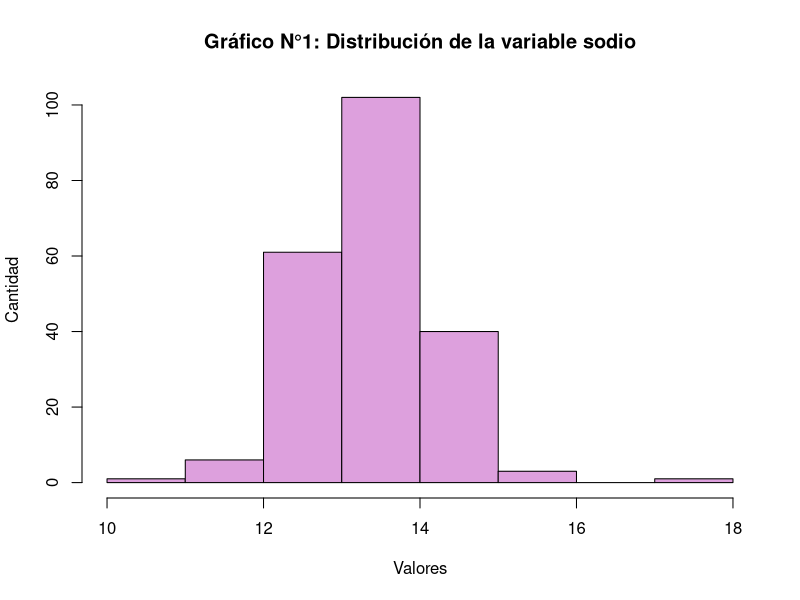
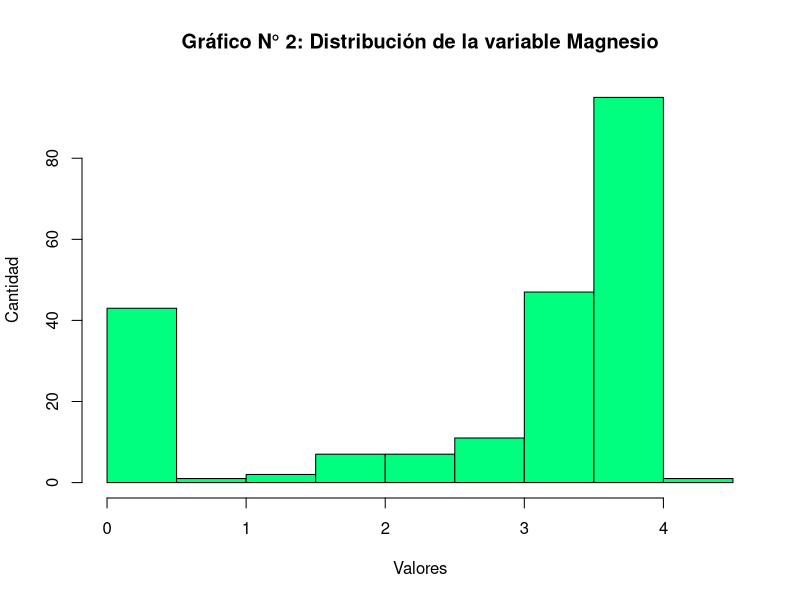
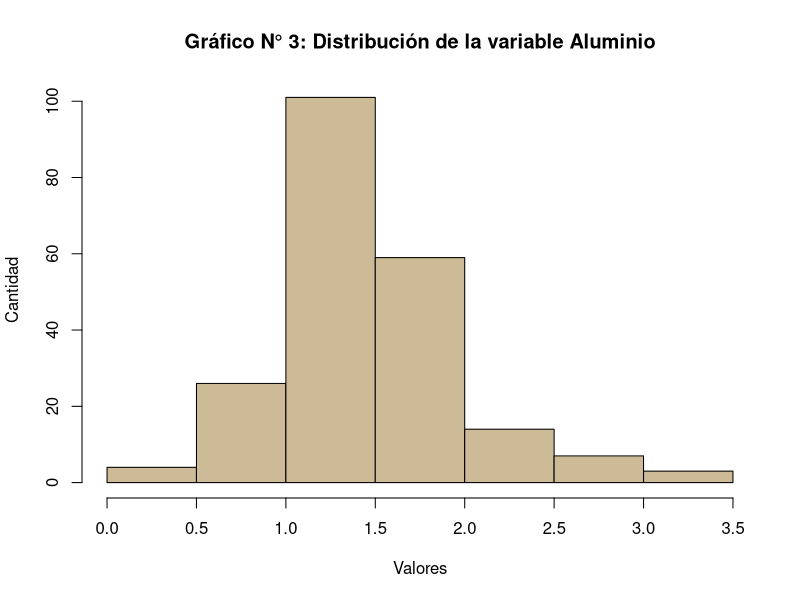
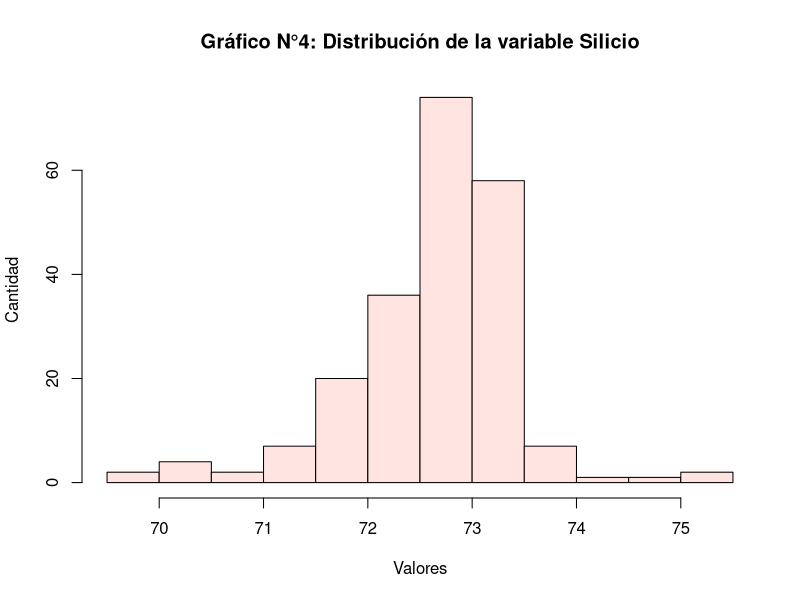
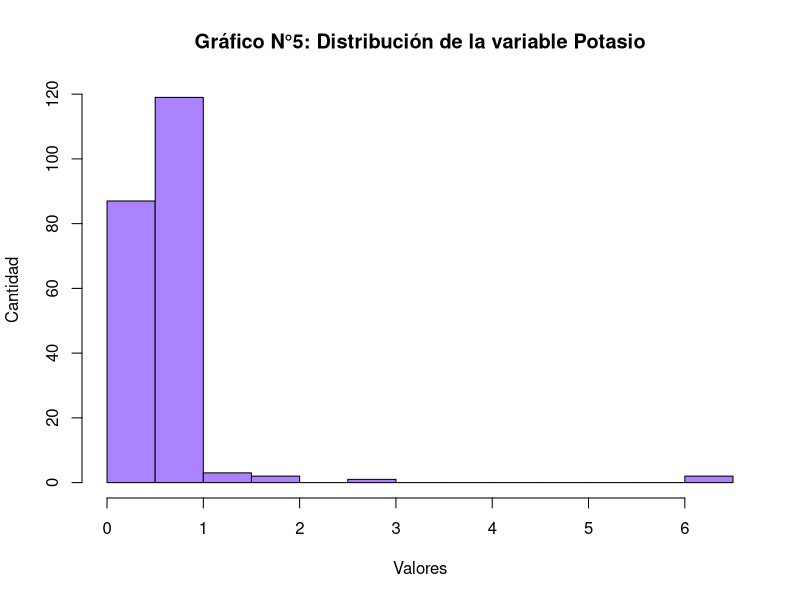
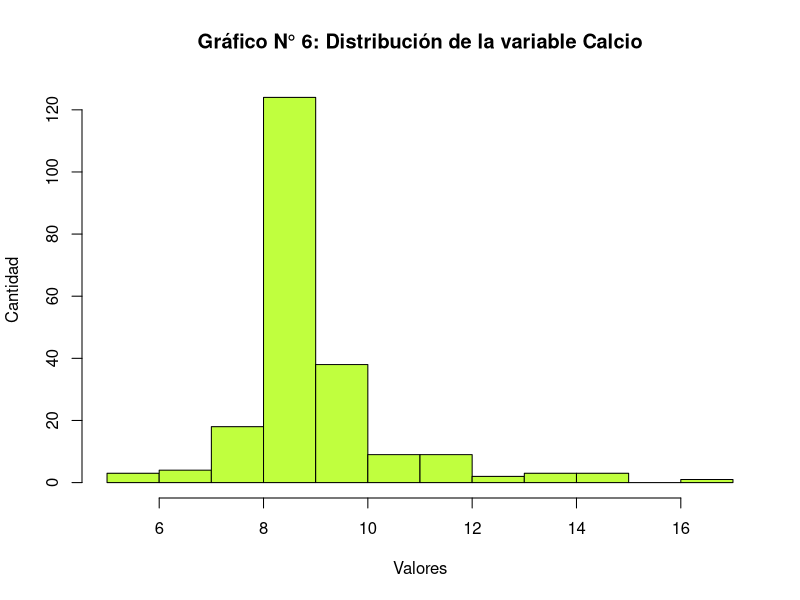
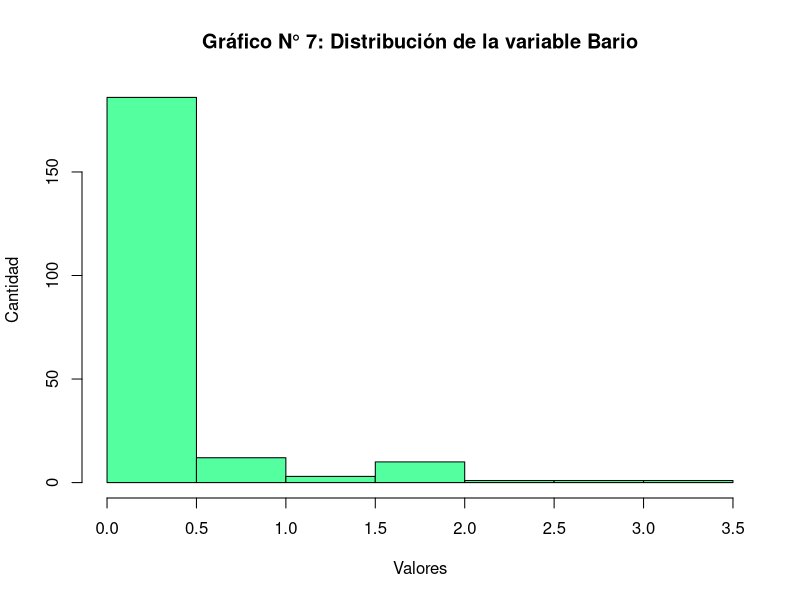

Write R code to recreate these figures, in order.
# Análisis univariado a las variables de componentes químicos: Na, Mg, Al, Si, K, Ca, Ba, Fe 
# Paquetes utilizados
# install.packages("mlbench", "ggpubr")
library(mlbench)

# Cargamos la base de datos Glass en memoria.
data(Glass)

# Mostramos primeros 6 registros de la base de datos
head(Glass)

# RI    Na   Mg   Al    Si    K   Ca Ba   Fe Type
# 1 1.52101 13.64 4.49 1.10 71.78 0.06 8.75  0 0.00    1
# 2 1.51761 13.89 3.60 1.36 72.73 0.48 7.83  0 0.00    1
# 3 1.51618 13.53 3.55 1.54 72.99 0.39 7.78  0 0.00    1
# 4 1.51766 13.21 3.69 1.29 72.61 0.57 8.22  0 0.00    1
# 5 1.51742 13.27 3.62 1.24 73.08 0.55 8.07  0 0.00    1
# 6 1.51596 12.79 3.61 1.62 72.97 0.64 8.07  0 0.26    1

# Mostramos estructura de la base de datos.
str(Glass)

# Resumen de las variables del data frame
summary(Glass)

# Analizando la distribución de la variable Sodio

# Resumen de la variable Sodio
summary(Glass$Na)
# Min. 1st Qu.  Median    Mean 3rd Qu.    Max. 
# 10.73   12.91   13.30   13.41   13.82   17.38

# Visualizamos distribución de la variable sodio
hist(Glass$Na, breaks = "sturges",
     main = "Gráfico N°1: Distribución de la variable sodio",
     xlab = "Valores",
     ylab = "Cantidad",
     col="plum", 
     border="black"
)

# Analizando la distribución de la variable Magnesio

# Resumen de la variable magnesio
summary(Glass$Mg)
# Min. 1st Qu.  Median    Mean 3rd Qu.    Max. 
# 0.000   2.115   3.480   2.685   3.600   4.490 

# Visualizamos distribución de la variable Magnesio
hist(Glass$Mg, breaks = "sturges",
     main = "Gráfico N° 2: Distribución de la variable Magnesio",
     xlab = "Valores",
     ylab = "Cantidad",
     col="springgreen",
     border="black"
)

# Analizando la distribución de la variable aluminio

# Resumen de la variable aluminio
summary(Glass$Al)
# Min. 1st Qu.  Median    Mean 3rd Qu.    Max. 
# 0.290   1.190   1.360   1.445   1.630   3.500

# Visualizamos distribución de la variable aluminio
hist(Glass$Al, breaks = "sturges",
     main = "Gráfico N° 3: Distribución de la variable Aluminio",
     xlab = "Valores",
     ylab = "Cantidad",
     col="wheat3",
     border="black")

# Analizando la distribución de la variable Silicio

# Resumen de la variable Silicio
summary(Glass$Si)
# Min. 1st Qu.  Median    Mean 3rd Qu.    Max. 
# 69.81   72.28   72.79   72.65   73.09   75.41

# Visualizamos distribución de la variable silicio
hist(Glass$Si, breaks = "sturges",
     main = "Gráfico N°4: Distribución de la variable Silicio",
     xlab = "Valores",
     ylab = "Cantidad",
     col="mistyrose",
     border="black")

# Analizando la distribución de la variable Potasio

# Resumen de la variable Potasio
summary(Glass$K)
# Min. 1st Qu.  Median    Mean 3rd Qu.    Max. 
# 0.0000  0.1225  0.5550  0.4971  0.6100  6.2100

# Visualizamos distribución de la variable potasio
hist(Glass$K, breaks = "sturges",
     main = "Gráfico N°5: Distribución de la variable Potasio",
     xlab = "Valores",
     ylab = "Cantidad",
     col="mediumpurple1",
     border="black")

# Analizando la distribución de la variable Calcio

# Resumen de la variable Calcio
summary(Glass$Ca)
# Min. 1st Qu.  Median    Mean 3rd Qu.    Max. 
# 5.430   8.240   8.600   8.957   9.172  16.190

# Visualizamos distribución de la variable calcio
hist(Glass$Ca, breaks = "sturges",
     main = "Gráfico N° 6: Distribución de la variable Calcio",
     xlab = "Valores",
     ylab = "Cantidad",
     col="olivedrab1",
     border="black")

# Analizando la distribución de la variable Bario

# Resumen de la variable Bario
summary(Glass$Ba)
# Min. 1st Qu.  Median    Mean 3rd Qu.    Max. 
# 0.000   0.000   0.000   0.175   0.000   3.150

# Visualizamos distribución de la variable Bario
hist(Glass$Ba, breaks = "sturges",
     main = "Gráfico N° 7: Distribución de la variable Bario",
     xlab = "Valores",
     ylab = "Cantidad",
     col="seagreen1",
     border="black")
